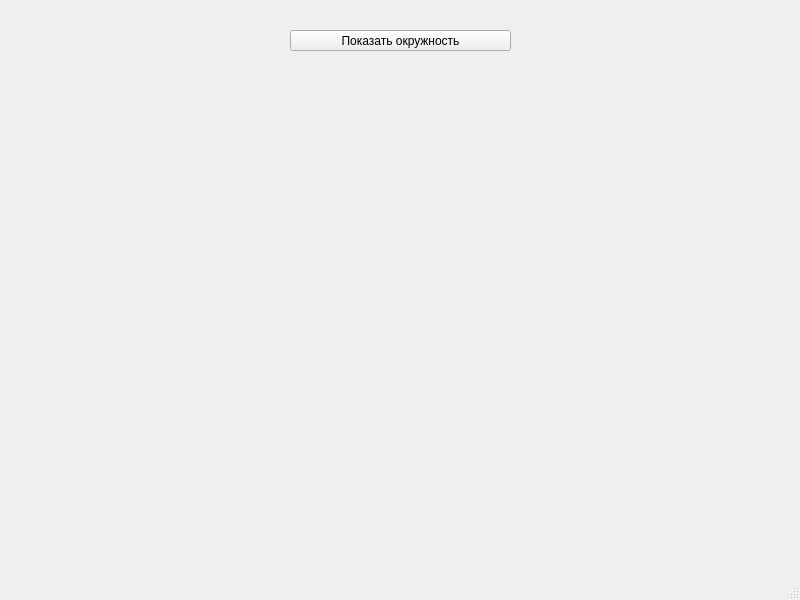
<?xml version="1.0" encoding="UTF-8"?>
<ui version="4.0">
 <class>MainWindow</class>
 <widget class="QMainWindow" name="MainWindow">
  <property name="geometry">
   <rect>
    <x>0</x>
    <y>0</y>
    <width>800</width>
    <height>600</height>
   </rect>
  </property>
  <property name="windowTitle">
   <string>Yellow circles</string>
  </property>
  <widget class="QWidget" name="centralwidget">
   <widget class="QPushButton" name="pushButton">
    <property name="geometry">
     <rect>
      <x>290</x>
      <y>30</y>
      <width>221</width>
      <height>21</height>
     </rect>
    </property>
    <property name="text">
     <string>Показать окружность</string>
    </property>
   </widget>
  </widget>
  <widget class="QMenuBar" name="menubar">
   <property name="geometry">
    <rect>
     <x>0</x>
     <y>0</y>
     <width>800</width>
     <height>21</height>
    </rect>
   </property>
  </widget>
  <widget class="QStatusBar" name="statusbar"/>
 </widget>
 <resources/>
 <connections/>
</ui>
